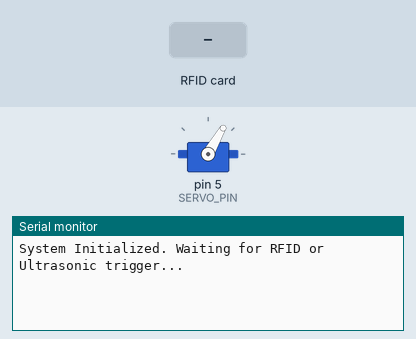
Simulated run of this sketch. Board: Arduino Mega 2560, built with avr-gcc and run on an emulated ATmega2560. Parts: servo, the last lines printed to the serial monitor. The inputs (shaded band) are chosen by the test bench.

Above: at 1.2 s.
1.3 s: RFID card F6 84 EE 96 held to the reader
At 2.8 s:
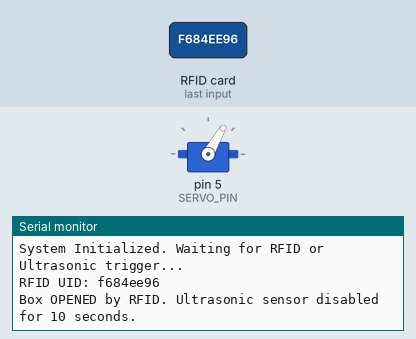
3.1 s: RFID card 5E 7A 19 C4 held to the reader
At 4.5 s:
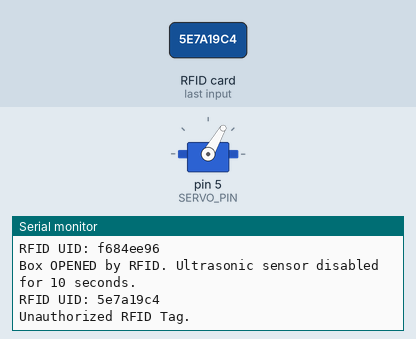

The sketch:

sketch_LockMate_controller.ino
```cpp
/**
 * Author:  Angel Chavez
 *          Yipeng Liu
 * Date:    03/19/2025
 */

#include <Servo.h>
#include <SPI.h>
#include <MFRC522.h>

#define TRIG_PIN 6   // HC-SR04 Trigger pin
#define ECHO_PIN 7   // HC-SR04 Echo pin
#define SERVO_PIN 5  // SG-90 Servo pin
#define DISTANCE_THRESHOLD 44 // Locking distance in cm

#define SS_PIN 53   // RFID SS pin
#define RST_PIN 9   // RFID RST pin

const int OPEN_POSITION = 60;   // Servo angle when OPEN
const int CLOSED_POSITION = 150; // Servo angle when CLOSED
const int UNLOCK_TIMER = 10000; // Time passed since last RFID unlock: 10 seconds

const String AUTHORIZED_TAG = "F684EE96"; // Authorized RFID tag

Servo myServo;
MFRC522 mfrc522(SS_PIN, RST_PIN); // Create RFID object

bool isClosed = false; // Track if the servo is "CLOSED"
unsigned long lastOpenedTime = 0; // Store last open time

void setup() {
    Serial.begin(9600);
    SPI.begin();
    mfrc522.PCD_Init(); // Initialize RFID module

    myServo.attach(SERVO_PIN);
    myServo.write(OPEN_POSITION); // Default to "OPEN" position

    pinMode(TRIG_PIN, OUTPUT);
    pinMode(ECHO_PIN, INPUT);

    Serial.println("System Initialized. Waiting for RFID or Ultrasonic trigger...");
}

void loop() {
    unsigned long currentTime = millis();

    // Only check distance if NOT closed and at least 10 seconds have passed since last RFID unlock
    if (!isClosed && (currentTime - lastOpenedTime >= UNLOCK_TIMER)) {
        int distance = getDistance();
        Serial.print("Distance: ");
        Serial.print(distance);
        Serial.println(" cm");

        if (distance > 0 && distance < DISTANCE_THRESHOLD) {
            myServo.write(CLOSED_POSITION); // Move to "CLOSED" position
            isClosed = true;
            Serial.println("Box CLOSED by Ultrasonic Sensor.");
        }
    }

    if (checkRFID()) {
        myServo.write(OPEN_POSITION); // Move to "OPEN" position
        isClosed = false;  // Re-enable ultrasonic detection after delay
        lastOpenedTime = millis(); // Record the time of unlocking
        Serial.println("Box OPENED by RFID. Ultrasonic sensor disabled for 10 seconds.");
    }

    delay(500); // Adjust delay as needed
}

int getDistance() {
    digitalWrite(TRIG_PIN, LOW);
    delayMicroseconds(2);
    digitalWrite(TRIG_PIN, HIGH);
    delayMicroseconds(10);
    digitalWrite(TRIG_PIN, LOW);

    long duration = pulseIn(ECHO_PIN, HIGH);
    int distance = duration * 0.034 / 2; // Convert to cm
    return distance;
}

bool checkRFID() {
    if (!mfrc522.PICC_IsNewCardPresent() || !mfrc522.PICC_ReadCardSerial()) {
        return false;
    }

    Serial.print("RFID UID: ");
    String tagID = "";
    for (byte i = 0; i < mfrc522.uid.size; i++) {
        tagID += String(mfrc522.uid.uidByte[i], HEX);
    }
    Serial.println(tagID);

    if (tagID.equalsIgnoreCase(AUTHORIZED_TAG)) {
        return true;
    }

    Serial.println("Unauthorized RFID Tag.");
    return false;
}
```

Measured:
- after the input at 1.3 s, the serial monitor: prints a new line after 0.33 s (image 1)
- after the input at 3.1 s, the serial monitor: prints a new line after 0.10 s (image 2)
